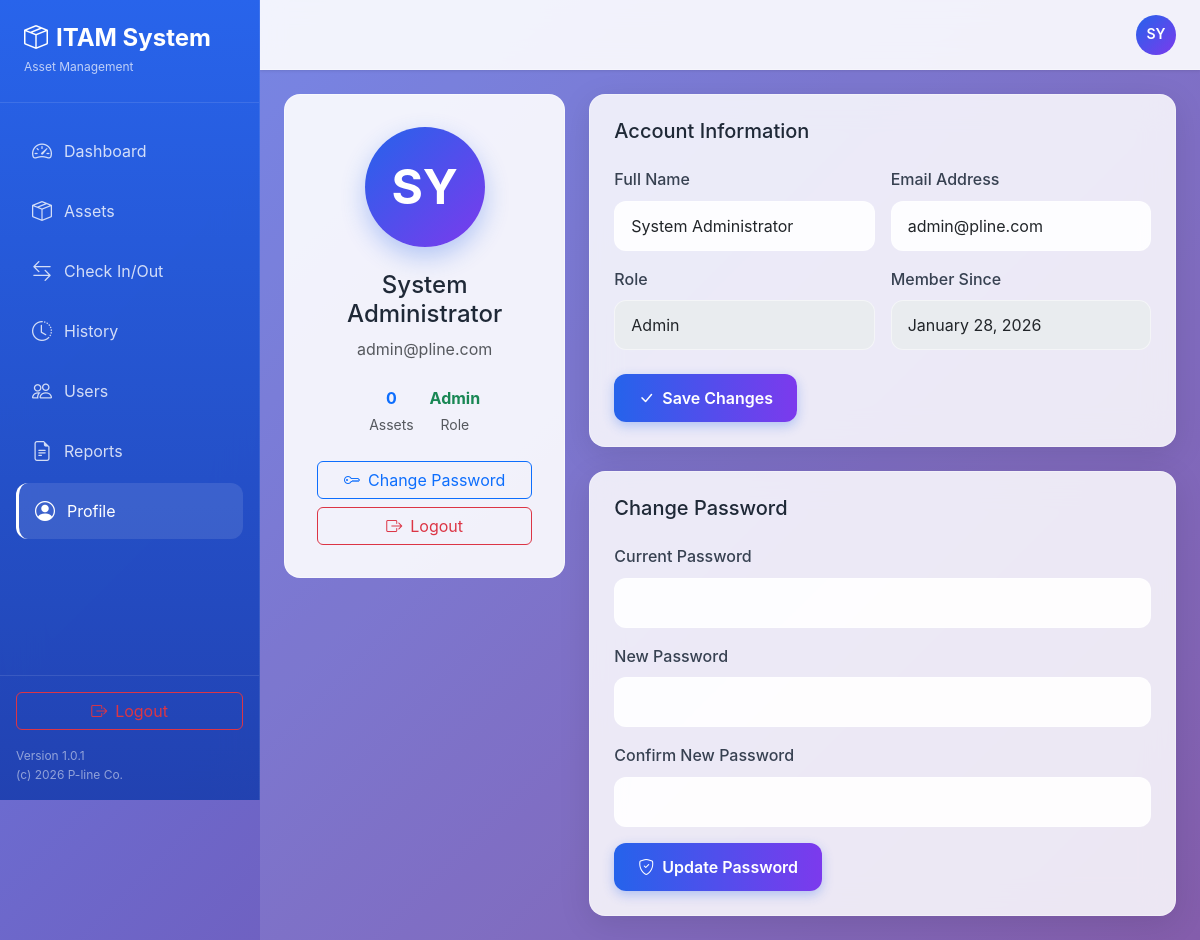
The app's page /views/admin/profile.php (signed in) with its own data.
### tables this page shows
CREATE TABLE `users` (
  `user_id` int(11) NOT NULL,
  `name` varchar(100) NOT NULL,
  `email` varchar(150) NOT NULL,
  `password` varchar(255) NOT NULL COMMENT 'Hashed with bcrypt',
  `role` enum('Admin','User') NOT NULL DEFAULT 'User',
  `is_active` tinyint(1) DEFAULT 1,
  `created_at` timestamp NOT NULL DEFAULT current_timestamp(),
  `updated_at` timestamp NOT NULL DEFAULT current_timestamp() ON UPDATE current_timestamp()
);

### config/config.php (called while the page is built, shortened)
<?php
function e($string) {
    return htmlspecialchars($string, ENT_QUOTES, 'UTF-8');
}
?>

### config/database.php (called while the page is built, shortened)
<?php
class Database {
    private static $instance = null;
    private $pdo;
    private function __construct() {
        try {
            $dsn = "mysql:host=" . DB_HOST . ";dbname=" . DB_NAME . ";charset=" . DB_CHARSET;
            $options = [
                PDO::ATTR_ERRMODE => PDO::ERRMODE_EXCEPTION,
                PDO::ATTR_DEFAULT_FETCH_MODE => PDO::FETCH_ASSOC,
                PDO::ATTR_EMULATE_PREPARES => false,
            ];
            $this->pdo = new PDO($dsn, DB_USER, DB_PASS, $options);
        } catch (PDOException $e) {
            error_log("Database Connection Error: " . $e->getMessage());
            die("Database connection failed. Please check your configuration.");
        }
    }
    public static function getInstance() {
        if (self::$instance === null) {
            self::$instance = new self();
        }
        return self::$instance;
    }
    public function getConnection() {
        return $this->pdo;
    }
}
?>

### models/Model.php (called while the page is built, shortened)
<?php
require_once __DIR__ . '/../config/database.php';
abstract class Model {
    protected $db;
    protected $table;
    protected $primaryKey = 'id';
    public function __construct() {
        $this->db = Database::getInstance()->getConnection();
    }
    public function find($id) {
        $sql = "SELECT * FROM {$this->table} WHERE {$this->primaryKey} = ?";
        $stmt = $this->db->prepare($sql);
        $stmt->execute([$id]);
        return $stmt->fetch();
    }
}
?>

### models/Asset.php (called while the page is built, shortened)
<?php
require_once __DIR__ . '/Model.php';
class Asset extends Model {
    protected $table = 'assets';
    public function getByUser($userId) {
        $sql = "SELECT * FROM {$this->table} WHERE assigned_to = ? ORDER BY assigned_date DESC";
        $stmt = $this->db->prepare($sql);
        $stmt->execute([$userId]);
        return $stmt->fetchAll();
    }
}
?>

### controllers/UserController.php (called while the page is built, shortened)
<?php
require_once __DIR__ . '/../models/Asset.php';
class UserController {
    private $userModel;
    public function __construct() {
        $this->userModel = new User();
    }
    public function getUser($id) {
        return $this->userModel->find($id);
    }
}
?>

### views/admin/profile.php (the view, shortened to what this page needs)
<?php
require_once __DIR__ . '/../../config/config.php';
require_once __DIR__ . '/../../controllers/UserController.php';
require_once __DIR__ . '/../../models/Asset.php';
$userController = new UserController();
$assetModel = new Asset();
$currentUser = $userController->getUser($_SESSION['user_id']);
$myAssets = $assetModel->getByUser($_SESSION['user_id']);
include __DIR__ . '/../layouts/header.php';
include __DIR__ . '/../layouts/sidebar.php';
?>
<div class="main-content">
    <header class="top-header">
        <div class="d-flex align-items-center gap-3 ms-auto">
            <div class="user-avatar"><?php echo strtoupper(substr($_SESSION['user_name'], 0, 2)); ?></div>
        </div>
    </header>
    <div class="fade-in">
        <div class="row g-4">
            <div class="col-lg-4">
                <div class="profile-card">
                    <div class="profile-avatar-large"><?php echo strtoupper(substr($_SESSION['user_name'], 0, 2)); ?></div>
                    <h4><?php echo e($_SESSION['user_name']); ?></h4>
                    <p class="text-muted mb-4"><?php echo e($_SESSION['user_email']); ?></p>
                    <div class="d-flex justify-content-center gap-3 mb-4">
                        <div class="text-center">
                            <div class="fw-bold text-primary"><?php echo count($myAssets); ?></div>
                            <small class="text-muted">Assets</small>
                        </div>
                        <div class="text-center">
                            <div class="fw-bold text-success"><?php echo e($_SESSION['user_role']); ?></div>
                            <small class="text-muted">Role</small>
                        </div>
                    </div>
                    <div class="d-grid gap-2">
                        <a href="#changePasswordSection" class="btn btn-outline-primary">
                            <i class="bi bi-key me-2"></i>Change Password
                        </a>
                        <a href="/views/auth/logout.php" class="btn btn-outline-danger">
                            <i class="bi bi-box-arrow-right me-2"></i>Logout
                        </a>
                    </div>
                </div>
            </div>
            <div class="col-lg-8">
                <div class="glass-card p-4 mb-4">
                    <h5 class="mb-4">Account Information</h5>
                    <form method="POST" action="">
                        <div class="row g-3">
                            <div class="col-md-6">
                                <label class="form-label">Full Name</label>
                                <input type="text" name="name" class="form-control form-control-glass" value="<?php echo e($currentUser['name']); ?>" required>
                            </div>
                            <div class="col-md-6">
                                <label class="form-label">Email Address</label>
                                <input type="email" name="email" class="form-control form-control-glass" value="<?php echo e($currentUser['email']); ?>" required>
                            </div>
                            <div class="col-md-6">
                                <label class="form-label">Role</label>
                                <input type="text" class="form-control form-control-glass" value="<?php echo e($currentUser['role']); ?>" readonly disabled>
                            </div>
                            <div class="col-md-6">
                                <label class="form-label">Member Since</label>
                                <input type="text" class="form-control form-control-glass" value="<?php echo date('F j, Y', strtotime($currentUser['created_at'])); ?>" readonly disabled>
                            </div>
                        </div>
                        <div class="mt-4">
                            <button type="submit" class="btn btn-primary-gradient">
                                <i class="bi bi-check-lg me-2"></i>Save Changes
                            </button>
                        </div>
                    </form>
                </div>
                <div class="glass-card p-4" id="changePasswordSection">
                    <h5 class="mb-4">Change Password</h5>
                    <form method="POST" action="">
                        <div class="mb-3">
                            <label class="form-label">Current Password</label>
                            <input type="password" name="current_password" class="form-control form-control-glass" required>
                        </div>
                        <div class="mb-3">
                            <label class="form-label">New Password</label>
                            <input type="password" name="new_password" class="form-control form-control-glass" required minlength="8">
                        </div>
                        <div class="mb-3">
                            <label class="form-label">Confirm New Password</label>
                            <input type="password" name="confirm_password" class="form-control form-control-glass" required minlength="8">
                        </div>
                        <button type="submit" class="btn btn-primary-gradient">
                            <i class="bi bi-shield-check me-2"></i>Update Password
                        </button>
                    </form>
                </div>
            </div>
        </div>
    </div>
</div>
<?php include __DIR__ . '/../layouts/footer.php'; ?>

### public/assets/css/style.css (style rules this page uses)
:root { --font-family-base: -apple-system, BlinkMacSystemFont, "Segoe UI", Roboto, "Helvetica Neue", Arial, sans-serif; --font-family-lao: "Noto Sans Lao", "Phetsarath OT", "Phetsarath", "Segoe UI", Arial, sans-serif; --color-primary: #2563EB; --color-primary-dark: #1E40AF; --color-secondary: #7C3AED; --color-success: #10B981; --color-warning: #F59E0B; --color-error: #EF4444; --color-info: #3B82F6; --gray-50: #F9FAFB; --gray-100: #F3F4F6; --gray-200: #E5E7EB; --gray-300: #D1D5DB; --gray-600: #4B5563; --gray-700: #374151; --gray-800: #1F2937; --spacing-xs: 4px; --spacing-sm: 8px; --spacing-md: 16px; --spacing-lg: 24px; --spacing-xl: 32px; --radius-sm: 6px; --radius-md: 12px; --radius-lg: 16px; --radius-xl: 24px; --shadow-sm: 0 1px 3px rgba(0, 0, 0, 0.1); --shadow-md: 0 4px 6px rgba(0, 0, 0, 0.1); --shadow-lg: 0 10px 25px rgba(0, 0, 0, 0.15); --shadow-xl: 0 20px 50px rgba(0, 0, 0, 0.2); }
* { margin: 0; padding: 0; box-sizing: border-box; }
body { font-family: var(--font-family-base); line-height: 1.6; color: var(--gray-800); background: linear-gradient(135deg, #667eea 0%, #764ba2 100%); min-height: 100vh; }
.main-content { flex: 1; margin-left: 260px; padding: 24px; background: rgba(255, 255, 255, 0.1); min-height: 100vh; }
.top-header { height: 70px; background: rgba(255, 255, 255, 0.9); backdrop-filter: blur(12px); border-bottom: 1px solid rgba(255, 255, 255, 0.3); box-shadow: var(--shadow-sm); display: flex; align-items: center; justify-content: space-between; padding: 0 24px; margin: -24px -24px 24px -24px; position: sticky; top: 0; z-index: 100; }
.user-avatar { width: 40px; height: 40px; border-radius: 50%; background: linear-gradient(135deg, var(--color-primary), var(--color-secondary)); display: flex; align-items: center; justify-content: center; color: white; font-weight: 600; font-size: 14px; }
.glass-card { background: rgba(255, 255, 255, 0.85); backdrop-filter: blur(16px); border: 1px solid rgba(255, 255, 255, 0.3); border-radius: var(--radius-lg); box-shadow: 0 8px 32px rgba(0, 0, 0, 0.1); transition: all 0.3s ease; }
.btn-primary-gradient { background: linear-gradient(to right, var(--color-primary), var(--color-secondary)); border: none; color: white; padding: 12px 24px; border-radius: var(--radius-md); font-weight: 600; transition: all 0.3s; box-shadow: 0 4px 12px rgba(37, 99, 235, 0.3); }
.form-control-glass { background: rgba(255, 255, 255, 0.9); border: 1px solid rgba(255, 255, 255, 0.5); border-radius: var(--radius-md); padding: 12px 16px; font-size: 16px; transition: all 0.3s; }
.form-label { font-weight: 500; color: var(--gray-700); margin-bottom: 8px; }
.profile-card { background: rgba(255, 255, 255, 0.9); border-radius: var(--radius-lg); padding: 32px; text-align: center; border: 1px solid rgba(255, 255, 255, 0.5); }
.profile-avatar-large { width: 120px; height: 120px; border-radius: 50%; background: linear-gradient(135deg, var(--color-primary), var(--color-secondary)); display: flex; align-items: center; justify-content: center; margin: 0 auto 24px; color: white; font-size: 48px; font-weight: 700; box-shadow: 0 10px 25px rgba(37, 99, 235, 0.3); }
.fade-in { animation: fadeIn 0.3s ease; }

### records on screen
users: name "System Administrator", email "admin@pline.com", role "Admin", created_at "January 28, 2026"

### other values on screen
t('app.asset_management') "Asset Management"
t('nav.dashboard') "Dashboard"
t('nav.assets') "Assets"
t('nav.check_in_out') "Check In/Out"
t('nav.history') "History"
t('nav.users') "Users"
t('nav.reports') "Reports"
t('nav.profile') "Profile"
t('nav.logout') "Logout"
substr($_SESSION['user_name'], 0, 2) "SY"
$_SESSION['user_name'] "System Administrator"
$_SESSION['user_email'] "admin@pline.com"
count($myAssets) "0"
$_SESSION['user_role'] "Admin"
